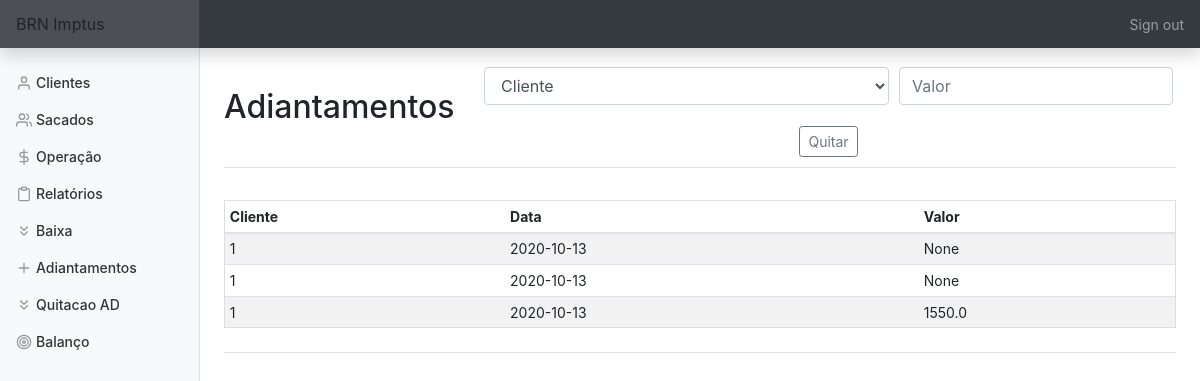
Page /quitacao (signed in) on the earlier database version.
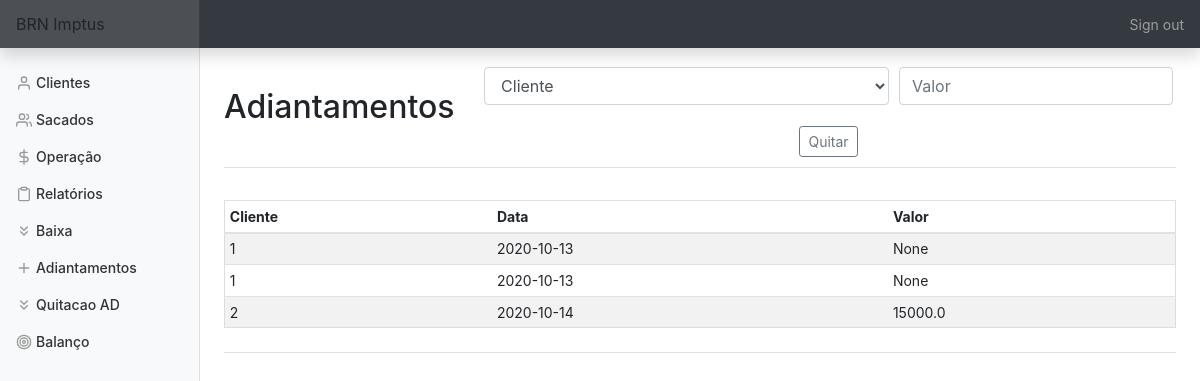
Same page on the later database version.
### tables this page shows
CREATE TABLE adiantamentos (cliente_id INTEGER, data DATE, valor FLOAT, FOREIGN KEY (cliente_id) REFERENCES clientes(id));

### app.py (the view, shortened to what this page needs)
@app.route('/quitacao', methods=['GET', 'POST'])
@login_required
def quitacao():
    con = sqlite3.connect('brn.db')
    con.row_factory = sqlite3.Row
    cur = con.cursor()
    cliente = cur.execute('SELECT nome FROM clientes')
    cliente = cur.fetchall()
    ad = cur.execute('SELECT * FROM adiantamentos')
    ad = cur.fetchall()
    if request.method == 'GET':
        return render_template('quitacao.html', cliente=cliente, adiantamento=ad)

### app.py (called while the page is built)
@app.after_request
def after_request(response):
    response.headers["Cache-Control"] = "no-cache, no-store, must-revalidate"
    response.headers["Expires"] = 0
    response.headers["Pragma"] = "no-cache"
    return response

### helper.py (called while the page is built)
def login_required(f):
    @wraps(f)
    def decorated_function(*args, **kwargs):
        if session.get("user_id") is None:
            return redirect("/login")
        return f(*args, **kwargs)
    return decorated_function

### templates/quitacao.html (shortened to what this page needs)
{% extends "layout.html" %}
{% block main %}
    <div class='d-flex justify-content-between flex-warp flex-md-nowrap align-items-center pt-3 pb-2 mb-3 border-bottom'>
        <h1 class='h2'>Adiantamentos</h1>
            <form action='quitacao' method='POST'>
                <div class='form-group'>
                        <select class="form-control" name="cliente">
                            <option disabled selected value>Cliente</option>
                        </select>
                        <input name='valor' autofocus class='form-control' placeholder='Valor' type='number' step='0.01' data-mask='000.000,00'>
                </div>
                <button type='submit' id='baixa' class='btn btn-sm btn-outline-secondary'>Quitar</button>
            </form>
    </div>
    <div class='d-flex justify-content-between flex-warp flex-md-nowrap align-items-center pt-3 pb-2 mb-3 border-bottom'>
        <div class='table-responsive'>
            <table class='table table-striped table-sm'>
                <thead>
                    <tr>
                        <th>Cliente</th>
                        <th>Data</th>
                        <th>Valor</th>
                    </tr>
                </thead>
                <tbody>
                    {% for row in adiantamento %}
                        <tr>
                            <td>{{ row['cliente_id'] }}</td>
                            <td>{{ row['data'] }}</td>
                            <td>{{ row['valor'] }}</td>
                        </tr>
                    {% endfor %}
                </tbody>
            </table>
        </div>
    </div>
{% endblock %}

Differences in the rows shown:
removed adiantamentos: cliente_id "1", data "2020-10-13", valor "1550.0"
added adiantamentos: cliente_id "2", data "2020-10-14", valor "15000.0"
